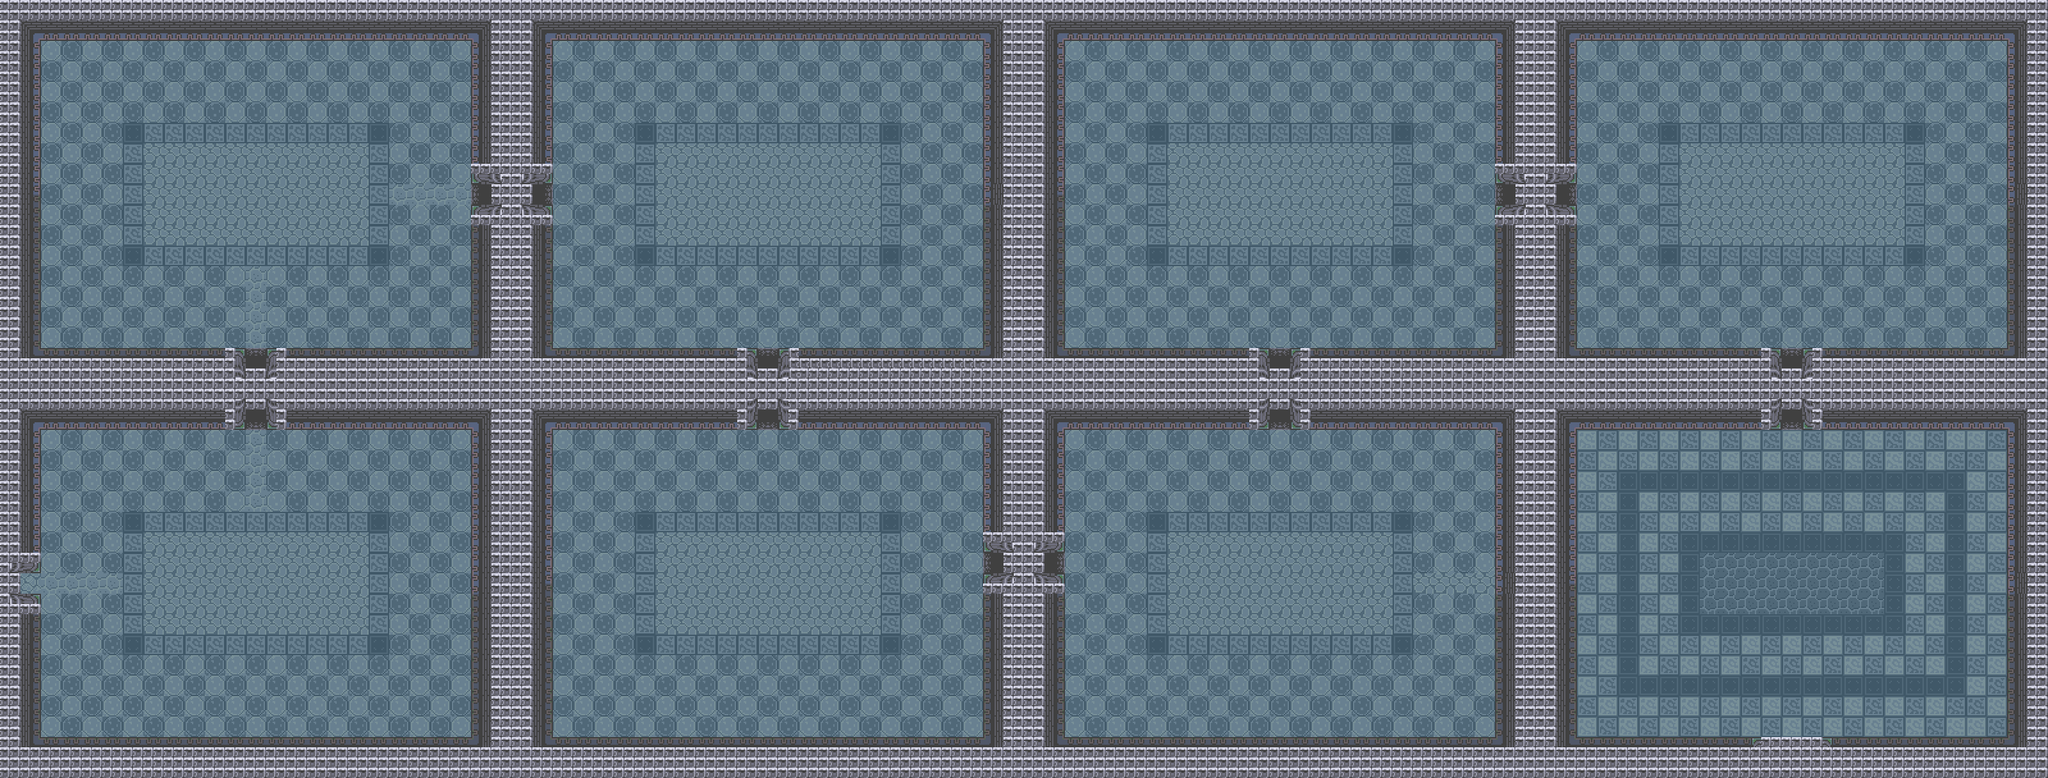

This is a level from a 2D game, rendered from its Tiled map with the project's own tilesets. A one-line summary and the map file follow, with tile-layer data summarised:
An orthogonal 200x76 tile map with 16x16 px tiles, 4 tile layers (base, overlay, collision, doors).

<map version="1.0" tiledversion="2017.10.11" orientation="orthogonal" renderorder="right-down" width="200" height="76" tilewidth="16" tileheight="16" infinite="0" nextobjectid="1">
 <tileset firstgid="1" source="dungeon.tsx" />
 <layer name="base" width="200" height="76">
  <data>[15200 cells, 15195 non-empty, 76 distinct tile ids]</data>
 </layer>
 <layer name="overlay" width="200" height="76">
  <data>[15200 cells, 15200 non-empty, 95 distinct tile ids]</data>
 </layer>
 <layer name="collision" width="200" height="76">
  <data>[15200 cells, 14674 non-empty, 5 distinct tile ids]</data>
 </layer>
 <layer name="doors" width="200" height="76">
  <data>[15200 cells, 15200 non-empty, 2 distinct tile ids]</data>
 </layer>
</map>
